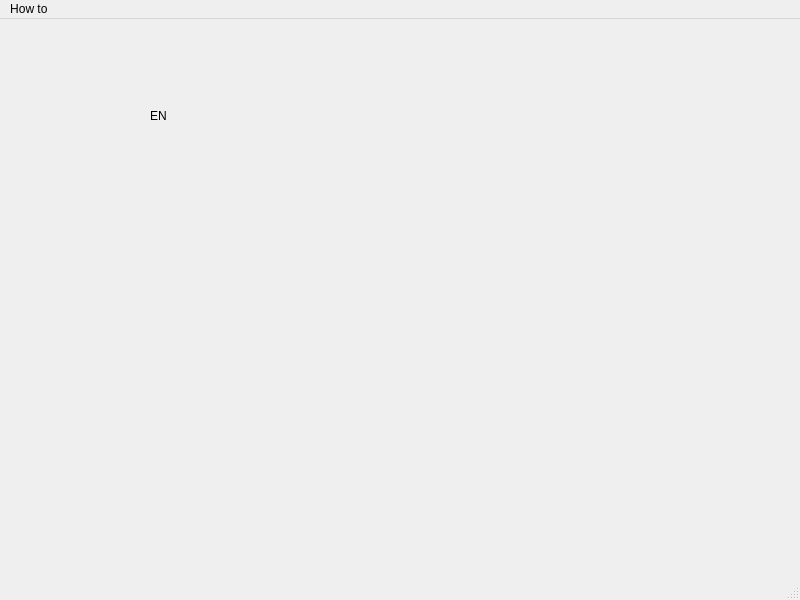
<?xml version="1.0" encoding="UTF-8"?>
<ui version="4.0">
 <class>GrammaticalWindow_en</class>
 <widget class="QMainWindow" name="GrammaticalWindow_en">
  <property name="geometry">
   <rect>
    <x>0</x>
    <y>0</y>
    <width>800</width>
    <height>600</height>
   </rect>
  </property>
  <property name="windowTitle">
   <string>MainWindow</string>
  </property>
  <widget class="QWidget" name="centralwidget">
   <widget class="QLabel" name="label">
    <property name="geometry">
     <rect>
      <x>150</x>
      <y>90</y>
      <width>46</width>
      <height>13</height>
     </rect>
    </property>
    <property name="text">
     <string>EN</string>
    </property>
   </widget>
  </widget>
  <widget class="QMenuBar" name="menubar">
   <property name="geometry">
    <rect>
     <x>0</x>
     <y>0</y>
     <width>800</width>
     <height>21</height>
    </rect>
   </property>
   <widget class="QMenu" name="menuHow_to">
    <property name="title">
     <string>How to </string>
    </property>
    <addaction name="actionInstructions"/>
    <addaction name="separator"/>
    <addaction name="actionAbout"/>
   </widget>
   <addaction name="menuHow_to"/>
  </widget>
  <widget class="QStatusBar" name="statusbar"/>
  <action name="actionInstructions">
   <property name="text">
    <string>Instructions</string>
   </property>
  </action>
  <action name="actionAbout">
   <property name="text">
    <string>About...</string>
   </property>
  </action>
 </widget>
 <resources/>
 <connections/>
</ui>
